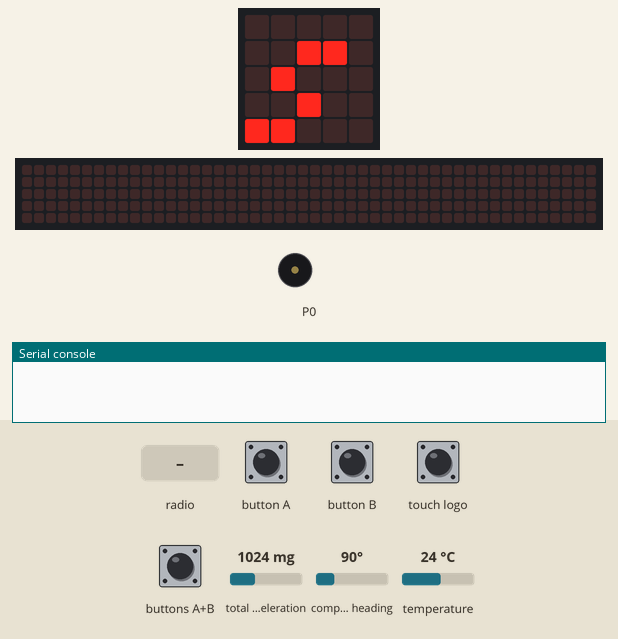
This program was run on a simulated BBC micro:bit (MakeCode). Parts: the board's 5×5 LED display, a strip that is not on the board, showing the scrolling text unrolled, buzzer (waves = sounding), the last lines printed to the serial console. The inputs (shaded band) are chosen by the test bench; at power-on: total acceleration 1024 mg, compass heading 90°, temperature 24 °C. Random numbers come from a fixed seed; no radio messages arrive unless stated (any console line starting 'radio sent:' is added by the test bench); the 48×5 strip is a reading aid, not a part: it shows the text the display is scrolling, unrolled, one strip-width of it at a time; the compass is already calibrated.

Above: at 5.2 s.
8.4 s: buttons A+B pressed for 0.15 s
At 8.9 s:
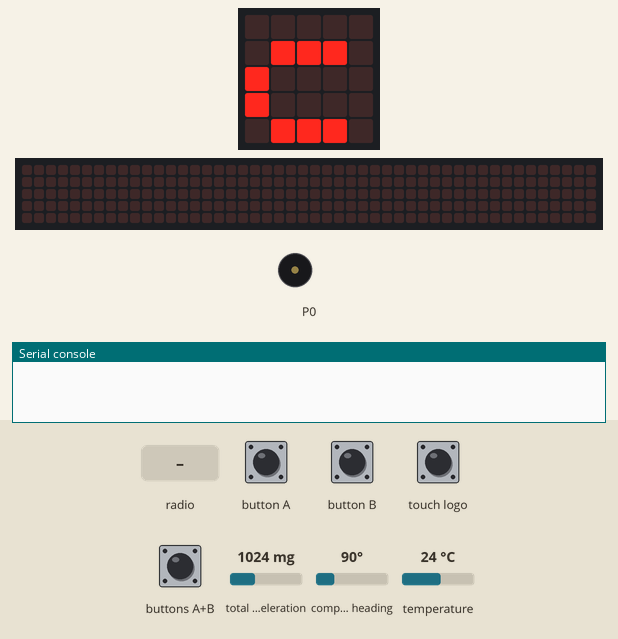
9.1 s: button A pressed for 0.15 s
At 9.37 s:
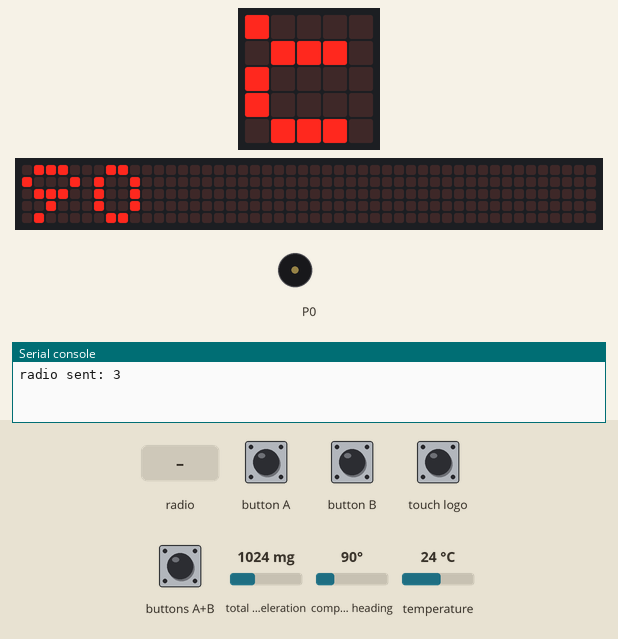
9.8 s: touch logo pressed for 0.15 s
At 17.0 s:
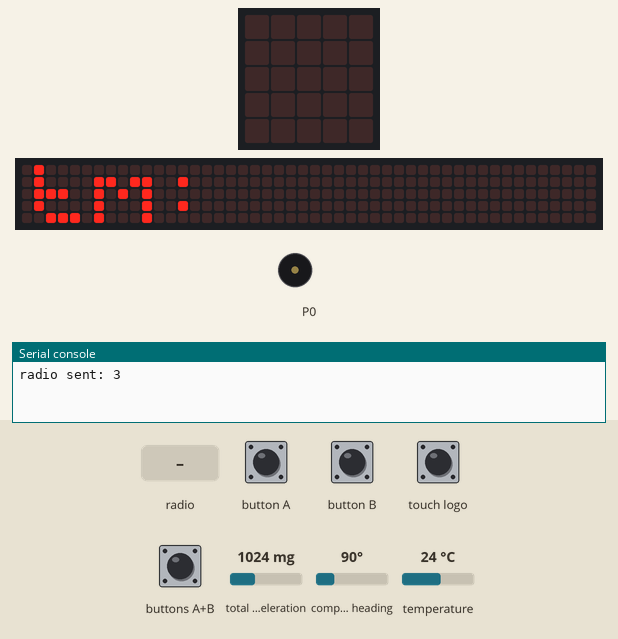
18.1 s: radio message "1" arrives
At 20.9 s:
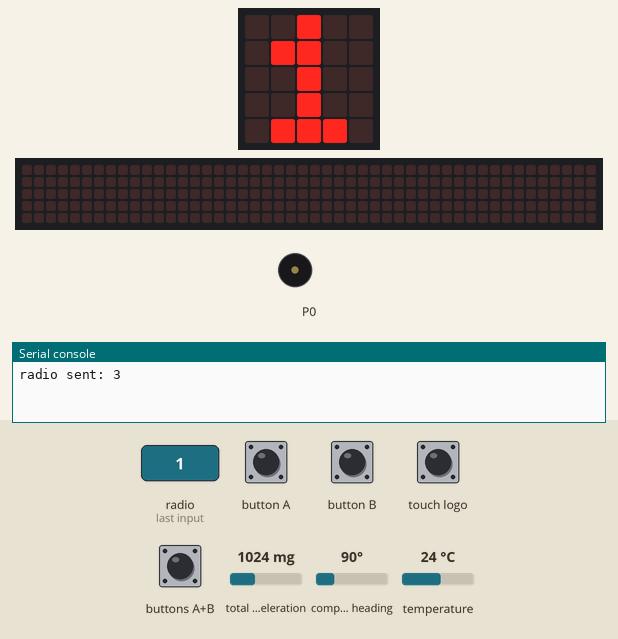
21.1 s: radio message "0" arrives
At 21.92 s:
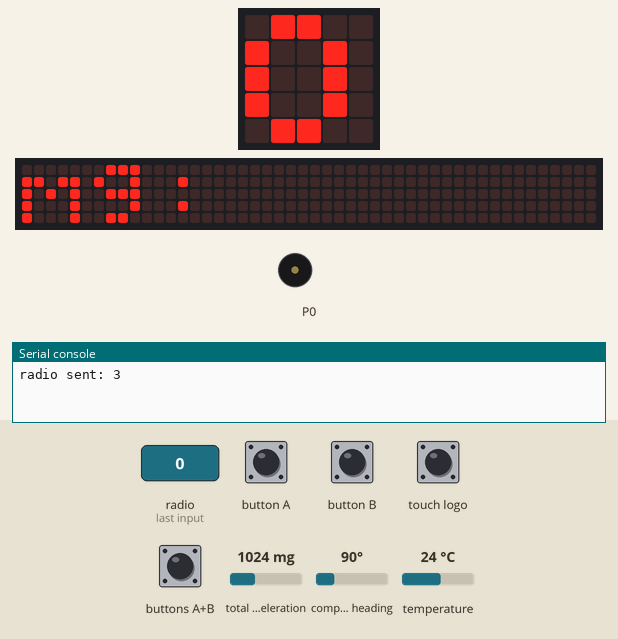
Timing chart, 0 to 24.1 s (numbered marks = the images above; inputs shaded):
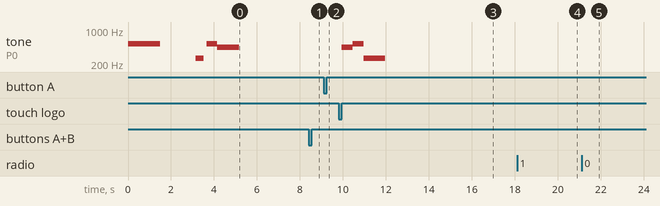

The program:

main.ts
```typescript
function INFO_READ () {
    basic.showString("c")
    basic.showNumber(input.compassHeading())
    basic.pause(1500)
    basic.showString("tm:")
    basic.showNumber(input.temperature())
    basic.pause(1500)
    basic.showString("mg:")
    basic.showNumber(input.acceleration(Dimension.Strength))
}
radio.onReceivedNumber(function (receivedNumber) {
    basic.showNumber(receivedNumber)
})
function KERNEL_OF_MAIN () {
    BOOLEAN_ON_USB_CONN = 0
    SOUND_VOLUME = 127
    PRESS_ACTION = 0
    ACTION_DECLOSE = 0
    time = 0
    INFO = ["Lock", "1.0"]
    Signal = [0, 1]
}
function loader () {
    music.play(music.stringPlayable("C5 C5 C5 - - - - - ", 120), music.PlaybackMode.InBackground)
    basic.showLeds(`
        . . . . .
        . . . . .
        . . . . .
        . . . . .
        . . . . .
        `)
    basic.showLeds(`
        . . . . .
        . . . . .
        . . . . .
        # . . . .
        # . . . .
        `)
    basic.showLeds(`
        . . . . .
        . . . . .
        . . . . .
        # # . . .
        # # . . .
        `)
    basic.showLeds(`
        . . . . .
        . . . . .
        . . . . .
        # # # . .
        # # # . .
        `)
    basic.showLeds(`
        . . . . .
        . . . . .
        . . . . .
        # # # # .
        # # # # .
        `)
    basic.showLeds(`
        . . . . .
        . . . . .
        . . . . .
        # # # # #
        # # # # #
        `)
    basic.showString("s")
    music.play(music.stringPlayable("C C5 A A - - - - ", 120), music.PlaybackMode.UntilDone)
    basic.clearScreen()
    ACTION_DECLOSE = 1
}
function SHUTDOWN () {
    music.play(music.stringPlayable("A C5 C C - - - - ", 120), music.PlaybackMode.InBackground)
    basic.clearScreen()
    basic.showLeds(`
        . . . . .
        . . . . .
        . . . . .
        # # # # #
        # # # # #
        `)
    basic.showLeds(`
        . . . . .
        . . . . .
        . . . . .
        # # # # .
        # # # # .
        `)
    basic.showLeds(`
        . . . . .
        . . . . .
        . . . . .
        # # # . .
        # # # . .
        `)
    basic.showLeds(`
        . . . . .
        . . . . .
        . . . . .
        # # . . .
        # # . . .
        `)
    basic.showLeds(`
        . . . . .
        . . . . .
        . . . . .
        # . . . .
        # . . . .
        `)
    basic.clearScreen()
    PRESS_ACTION = 0
    ACTION_DECLOSE = 0
    pins.digitalWritePin(DigitalPin.P0, Signal[0])
}
input.onButtonPressed(Button.A, function () {
    if (ACTION_DECLOSE == 1) {
        CONNECTION_ACTION()
    }
})
function VOLUME_SOUND_BIGG () {
    SOUND_VOLUME += 20
    music.setVolume(SOUND_VOLUME)
    music.play(music.stringPlayable("C5 C5 C5 C5 C5 C5 C5 C5 ", 500), music.PlaybackMode.InBackground)
}
function usb_programm () {
    random = randint(0, 10)
    serial.redirectToUSB()
    basic.clearScreen()
    turtle.pen(TurtlePenMode.Down)
    basic.pause(2000)
    basic.clearScreen()
    serial.writeNumber(random)
    basic.showString("Write port:")
    basic.showNumber(random)
    basic.clearScreen()
    led.plot(2, 0)
    BOOLEAN_ON_USB_CONN = 1
    basic.pause(1000)
    led.unplot(2, 0)
}
function CONNECTION_ACTION () {
    PRESS_ACTION = 1
    led.plot(0, 0)
    radio.sendNumber(time)
    basic.pause(1000)
    led.unplot(0, 0)
}
input.onButtonPressed(Button.AB, function () {
    if (ACTION_DECLOSE == 1) {
        INFO_READ()
    }
})
function TIMED_CALL () {
    basic.showString("time:")
    basic.showString("" + (time))
    basic.clearScreen()
    for (let index = 0; index <= 1; index++) {
        basic.showString("" + (INFO[index]))
    }
    basic.clearScreen()
}
input.onButtonPressed(Button.B, function () {
    if (ACTION_DECLOSE == 1) {
        basic.showNumber(randint(0, 10))
        basic.clearScreen()
    }
})
input.onGesture(Gesture.LogoDown, function () {
    if (ACTION_DECLOSE == 1) {
        VOLUME_SOUND_BIGG()
    }
})
function TIMED_SHIFING_ALTERN () {
    time += 1
    basic.pause(1000)
}
function VOLUME_SOUND_LOW () {
    SOUND_VOLUME += -20
    music.setVolume(SOUND_VOLUME)
    music.play(music.stringPlayable("C5 C5 - - - - - - ", 230), music.PlaybackMode.InBackground)
}
input.onGesture(Gesture.FreeFall, function () {
    if (ACTION_DECLOSE == 1) {
        TIMED_CALL()
    }
})
input.onLogoEvent(TouchButtonEvent.Pressed, function () {
    if (ACTION_DECLOSE == 1) {
        basic.clearScreen()
        ACTION_DECLOSE = 0
        basic.clearScreen()
        SHUTDOWN()
    }
})
input.onGesture(Gesture.LogoUp, function () {
    if (ACTION_DECLOSE == 1) {
        VOLUME_SOUND_LOW()
    }
})
let random = 0
let INFO: string[] = []
let time = 0
let PRESS_ACTION = 0
let SOUND_VOLUME = 0
let BOOLEAN_ON_USB_CONN = 0
let ACTION_DECLOSE = 0
let Signal: number[] = []
radio.setGroup(1)
pins.digitalWritePin(DigitalPin.P0, Signal[1])
KERNEL_OF_MAIN()
loader()
if (ACTION_DECLOSE == 1) {

}
basic.forever(function () {
    if (ACTION_DECLOSE == 1) {
        TIMED_SHIFING_ALTERN()
    }
})
```

test.ts
```typescript
// здесь помещаются тесты; они не будут скомпилированы, пока пакет используется в качестве расширения.
```

Measured:
- after the input at 8.4 s, the display: changes after 0.15 s (image 1)
- after the input at 9.8 s, tone on P0: silent → 440 Hz after 0.15 s, → 523 Hz 0.51 s later, → 262 Hz 0.51 s later, → silent 1.0 s later
- what the display in image 0 shows lasts 4.8 s, from 2.4 s to 7.2 s
- what the display in image 3 shows lasts 0.7 s, from 16.5 s to 17.2 s
